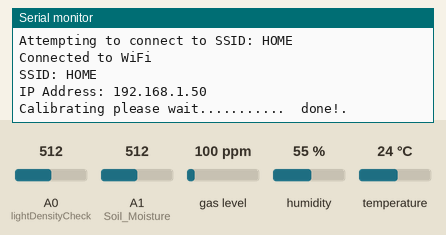
Recording of a sketch running on a simulated Arduino MKR. Parts: the last lines printed to the serial monitor. Inputs (shaded band) come from the test bench; at power-on: gas level 100 ppm, humidity 55 %, A0 (lightDensityCheck) = 512, A1 (Soil_Moisture) = 512, temperature 24 °C. WiFi joins after 1.5 s; servers stay silent unless stated; uploads are accepted with an empty reply.

Above: at 2.7 s.
2.8 s: gas level set to 20 ppm
At 7.7 s:
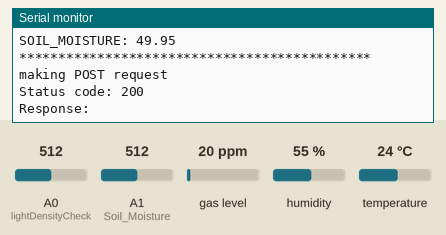
8.0 s: humidity set to 22 %
10.5 s: A0 (lightDensityCheck) set to 716
At 11.91 s:
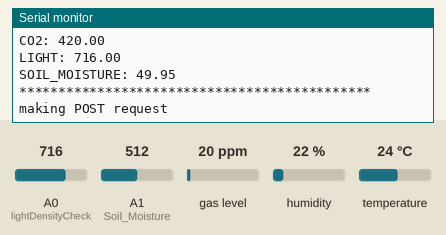
13.0 s: A1 (Soil_Moisture) set to 716
At 13.8 s:
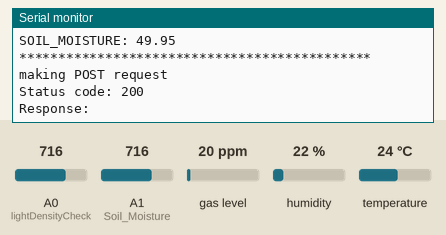
15.5 s: temperature set to 12 °C
At 17.14 s:
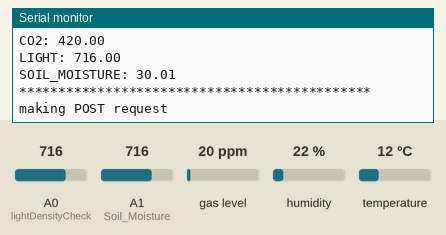
18.0 s: gas level set to 250 ppm
At 19.1 s:
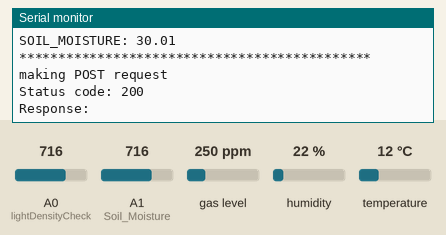

The sketch:

sketch_may08a.ino
```cpp
#include <WiFiNINA.h>
#include <ArduinoHttpClient.h>
#include "arduino_secrets.h"

char ssid[] = SECRET_SSID;        // your network SSID (name)
char pass[] = SECRET_PASS;    // your network password (use for WPA, or use as key for WEP)
char serverAddress[] = "green-farm-iot.herokuapp.com";  // server address || localhost
int port = 80;

int status = WL_IDLE_STATUS;
WiFiClient wifiClient;
HttpClient httpClient = HttpClient(wifiClient, serverAddress, port);


#include "DHT.h"                //Humidity and moisture
#define DHTPIN 2                //  (change acdcording your connection)
#define DHTTYPE DHT11

DHT dht(DHTPIN, DHTTYPE);


#include <MQUnifiedsensor.h>
#define placa "Arduino MKR"
#define Voltage_Resolution 5
#define pin A2                  //  Analog input 0 of your arduino
#define type "MQ-135"           //  MQ135
#define ADC_Bit_Resolution 10   //  For arduino UNO/MEGA/NANO
#define RatioMQ135CleanAir 3.6  //RS / R0 = 3.6 ppm

MQUnifiedsensor MQ135(placa, Voltage_Resolution, ADC_Bit_Resolution, pin, type);


float soil_moisture;
float temp;
float co2;
float humidity;
float lux;

void setup()
{
  Serial.begin(9600);

  pinMode(A3, INPUT); // Light
  pinMode(A1, INPUT); // Soil Moisture
  pinMode(A2, INPUT); // CO2
 // pinMode(10, OUTPUT);// Water Pump
 // pinMode(2, OUTPUT); // Servo Motor
  pinMode(2, INPUT);  // Temp and humidity

  isWifi();
  dht.begin();


  //Set math model to calculate the PPM concentration and the value of constants
  MQ135.setRegressionMethod(1); //_PPM =  a*ratio^b

  MQ135.setA(102.2); MQ135.setB(-2.473); // Configure the equation to to calculate NH4 concentration
  MQ135.init();

  Serial.print("Calibrating please wait.");
  float calcR0 = 0;
  for(int i = 1; i<=10; i ++)
  {
    MQ135.update(); // Update data, the arduino will read the voltage from the analog pin
    calcR0 += MQ135.calibrate(RatioMQ135CleanAir);
    Serial.print(".");
  }
  MQ135.setR0(calcR0/10);
  Serial.println("  done!.");

  if(isinf(calcR0)) {Serial.println("Warning: Conection issue, R0 is infinite (Open circuit detected) please check your wiring and supply"); while(1);}
  if(calcR0 == 0){Serial.println("Warning: Conection issue found, R0 is zero (Analog pin shorts to ground) please check your wiring and supply"); while(1);}
  /*****************************  MQ CAlibration ********************************************/
  MQ135.serialDebug(true);
}

void loop() {
  delay(5000);
  tempCheck();
  humidityCheck();
  soilMoistureCheck();
  lightDensityCheck();
  ppmCheck();

   printData();
  postRequest(String(temp), String(humidity), String(soil_moisture), String(lux), String(co2));
  readResponse();
}
void printData()
{
  Serial.println("");
  Serial.println("*********************************************");
  Serial.print("Temp: ");
  Serial.print(temp);
  Serial.print("\nHumidity: ");
  Serial.print(humidity);
  Serial.print("\nCO2: ");
  Serial.print(co2);
  Serial.print("\nLIGHT: ");
  Serial.print(lux);
  Serial.print("\nSOIL_MOISTURE: ");
  Serial.print(soil_moisture);
  Serial.print("\n*********************************************");
  Serial.println("");
}
float lightDensityCheck()
{
  float light = analogRead(A0);
  lux = light;
  return light;
}
float tempCheck()
{
  float t = dht.readTemperature();
  float f = dht.readTemperature(true);
  if (isnan(t) || isnan(f))
  {
    Serial.println(F("Failed to read from DHT sensor!"));
    return 0;
  }
  temp = t;
  return t;
}
float humidityCheck()
{
  float h = dht.readHumidity();
  humidity = h;
  return h;
}

float soilMoistureCheck()
{
  soil_moisture = 100 - ( (analogRead(A1)/1023.00) * 100 );
  return soil_moisture;
}

float ppmCheck()
{
  MQ135.update(); // Update data, the arduino will read the voltage from the analog pin
  MQ135.readSensor(); // Sensor will read PPM concentration using the model, a and b values set previously or from the setup
  MQ135.serialDebug(); // Will print the table on the serial port

  co2 = MQ135.readSensor() + 400;

  //Serial.println("CO2 ");
  //Serial.print(co2);

  return MQ135.readSensor() + 400;
}

void postRequest(String temp, String humidity, String soil_moisture, String lux, String co2)
{
  Serial.println("making POST request");

  String contentType = "application/json";
  String postData = "{\"temp\":" + String(temp) + ", \"humidity\":"+String(humidity)+", \"soilMoisture\":"+String(soil_moisture)+", \"light\":"+String(lux)+", \"ppm\":"+String(co2)+"}";
  httpClient.post("/myPost", contentType, postData);
}

void readResponse()
{
  int statusCode = httpClient.responseStatusCode();
  String response = httpClient.responseBody();

  Serial.print("Status code: ");
  Serial.println(statusCode);
  Serial.print("Response: ");
  Serial.println(response);
}

void printWifiStatus()
{
  // print the SSID of the network you're attached to:
  Serial.print("SSID: ");
  Serial.println(WiFi.SSID());

  // print your board's IP address:
  IPAddress ip = WiFi.localIP();
  Serial.print("IP Address: ");
  Serial.println(ip);
}

void isWifi()
{
   // check for the WiFi module:
  if (WiFi.status() == WL_NO_MODULE)
  {
    Serial.println("Communication with WiFi module failed!");
    // don't continue
    while (true);
  }

  String fv = WiFi.firmwareVersion();
  if (fv < WIFI_FIRMWARE_LATEST_VERSION)
  {
    Serial.println("Please upgrade the firmware");
  }

  // attempt to connect to WiFi network:
  while (status != WL_CONNECTED)
  {
    Serial.print("Attempting to connect to SSID: ");
    Serial.println(ssid);
    // Connect to WPA/WPA2 network. Change this line if using open or WEP network:
    status = WiFi.begin(ssid, pass);

    Serial.println("Connected to WiFi");
    printWifiStatus();
  }
}
```

arduino_secrets.h
```cpp
#define SECRET_SSID "HOME"
#define SECRET_PASS "patil7874"
```

Measured:
- after the input at 2.8 s, the serial monitor: prints a new line after 3.7 s (image 1)
- after the input at 10.5 s, the serial monitor: prints a new line after 1.3 s (image 2)
- after the input at 15.5 s, the serial monitor: prints a new line after 1.5 s (image 4)
